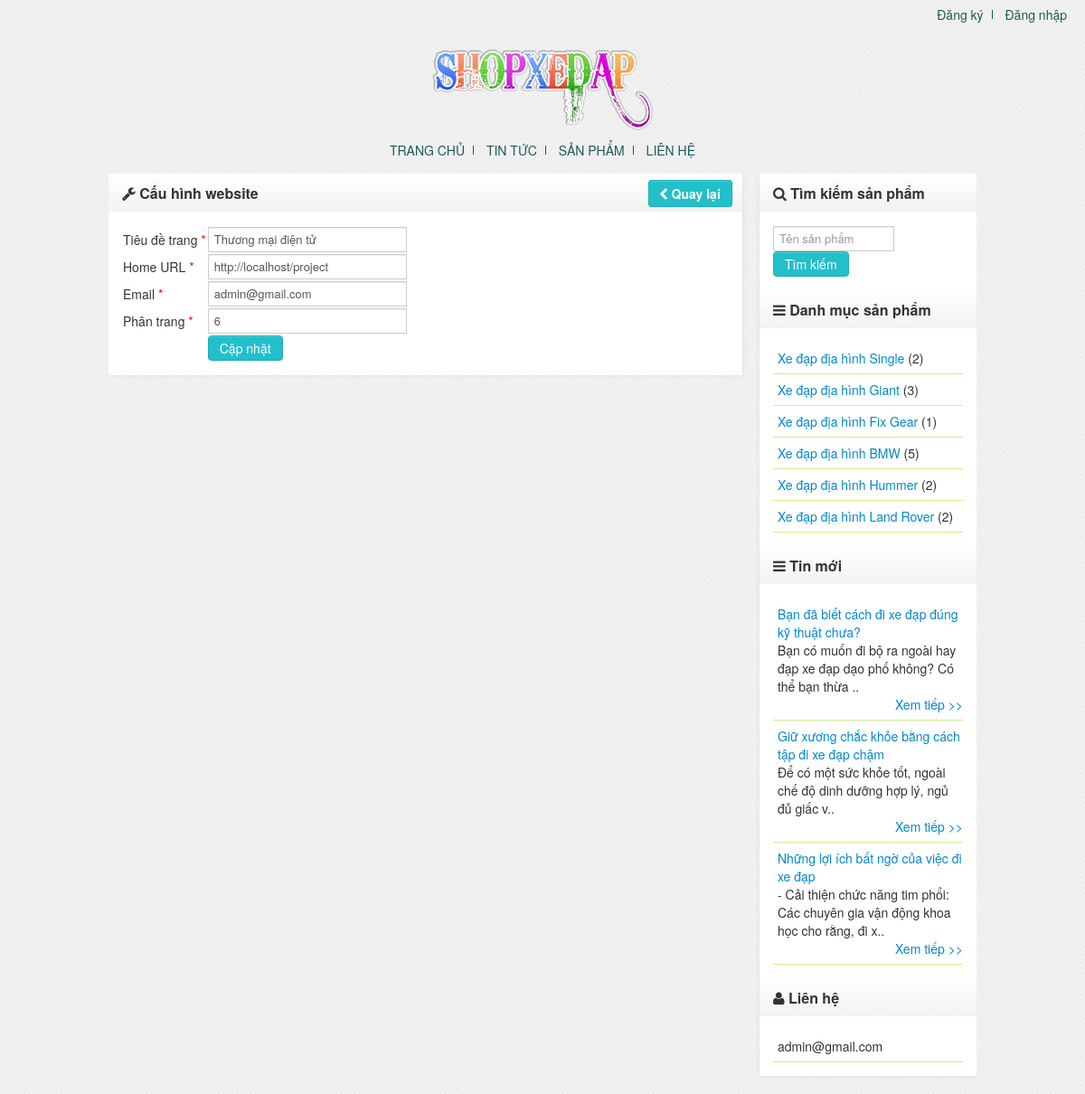
The page /admin/settings.php on the database its author committed.
### tables this page shows
CREATE TABLE IF NOT EXISTS `settings` (
  `title` varchar(150) NOT NULL,
  `home` varchar(150) NOT NULL,
  `email` varchar(150) NOT NULL,
  `page` int(11) NOT NULL
);

CREATE TABLE IF NOT EXISTS `categories` (
  `id` int(11) NOT NULL AUTO_INCREMENT,
  `cat_name` varchar(150) NOT NULL,
  `show` varchar(5) NOT NULL,
  PRIMARY KEY (`id`)
);

CREATE TABLE IF NOT EXISTS `articles` (
  `id` int(11) NOT NULL AUTO_INCREMENT,
  `articles_name` varchar(150) NOT NULL,
  `cat_id` int(11) NOT NULL,
  `show` varchar(5) NOT NULL,
  `content` text NOT NULL,
  `created` datetime NOT NULL,
  `comment` varchar(5) NOT NULL,
  PRIMARY KEY (`id`),
  KEY `catid_art` (`cat_id`)
);

### admin/settings.php (the view, shortened to what this page needs)
<?php
    require_once("../inc/header.php");
?>
<div class="widget">
    <div class="widget-title"><i class="icon-wrench"></i>&nbsp;Cấu hình website<span style="float: right;"><a href="<?php echo $set['home']; ?>/admin/" class="btn"><i class="icon-chevron-left"></i>&nbsp;Quay lại</a></span></span></div>
    <div class="widget-body">
    <form action="" method="POST" name="form1">
        <table>
            <tr>
                <td>Tiêu đề trang <span class="required">*</span></td>
                <td><input type="text" name="title" value="<?php echo $set['title']; ?>" required="required" /></td>
            </tr>
            <tr>
                <td>Home URL <span class="required">*</span></td>
                <td><input type="text" name="home" value="<?php echo $set['home']; ?>" required="required" /></td>
            </tr>
            <tr>
                <td>Email <span class="required">*</span></td>
                <td><input type="text" name="email" value="<?php echo $set['email']; ?>" required="required" /></td>
            </tr>
            <tr>
                <td>Phân trang <span class="required">*</span></td>
                <td><input type="text" name="page" value="<?php echo $set['page']; ?>" required="required" /></td>
            </tr>
            <tr>
                <td>&nbsp;</td>
                <td><input type="submit" name="submit" value="Cập nhật" class="btn" /></td>
            </tr>
        </table>
    </form>
    </div>
</div>
<?php
    require_once("../inc/footer.php");
?>

### inc/header.php (shortened to what this page needs)
<?php
    require_once("connect.php");
	if(isset($_COOKIE['user']))
		$account = $_COOKIE['user'];
	elseif(isset($_SESSION['user']))
		$account = $_SESSION['user'];
	else
		$account = '';
    $set = $connect -> query("SELECT * FROM `settings`") -> fetch_array(MYSQLI_ASSOC);
?>
<!DOCTYPE html PUBLIC "-//W3C//DTD XHTML 1.0 Transitional//EN" "http://www.w3.org/TR/xhtml1/DTD/xhtml1-transitional.dtd">
<html xmlns="http://www.w3.org/1999/xhtml">
<head>
	<link rel="stylesheet" href="<?php echo $set['home']; ?>/themes/style.css" />
	<link rel="stylesheet" href="<?php echo $set['home']; ?>/themes/bootstrap.css" />
	<link rel="stylesheet" href="<?php echo $set['home']; ?>/themes/font-awesome.css" />
</head>
<body>
<div id="header">
	<img src="<?php echo $set['home']; ?>/themes/logo.png" alt="logo" />
	<div id="top_menu">
		<ul>
			<?php
				if(empty($account)) {
					echo '<li class="b_right"><a href="'.$set['home'].'/register.php">Đăng ký</a></li>
			<li><a href="'.$set['home'].'/login.php">Đăng nhập</a></li>';
				}
			?>
		</ul>
	</div>
</div>
<div id="menu_container">
	<ul>
		<li class="b_right"><a href="<?php echo $set['home']; ?>/index.php">Trang chủ</a></li>
		<li class="b_right"><a href="<?php echo $set['home']; ?>/articles.php">Tin tức</a></li>
		<li class="b_right"><a href="<?php echo $set['home']; ?>/products.php">Sản phẩm</a></li>
		<li><a href="<?php echo $set['home']; ?>/contacts.php">Liên hệ</a></li>
	</ul>
</div>
<div id="content">
	<div id="body">

### inc/footer.php (shortened to what this page needs)
<div id="footer"></div>
</div>
<div id="sidebar">
    <div class="widget">
        <div class="widget-title"><i class="icon-search"></i>&nbsp;Tìm kiếm sản phẩm</div>
        <div class="widget-body">
            <form action="<?php echo $set['home']; ?>/search.php" name="form1" method="GET">
                <input type="text" name="key" placeholder="Tên sản phẩm" style="width: 57%"/>
                <input type="submit" class="btn" value="Tìm kiếm"/>
            </form>
        </div>
        <div class="widget-title"><i class="icon-reorder"></i>&nbsp;Danh mục sản phẩm</div>
        <div class="widget-body">
            <?php
            $sql = "SELECT * FROM `categories` WHERE `show` = 'true' ORDER BY `id` DESC";
            $result = $connect->query($sql);
            if ($result->fetch_array(MYSQLI_NUM) == 0)
                echo '<div class="alert alert-info"><i class="icon-info-sign"></i>&nbsp;Chưa có danh mục sản phẩm nào</div>';
            else {
                while ($row = $result->fetch_array(MYSQLI_ASSOC)) {
                    $cat_id = $row['id'];
                    $query = "SELECT COUNT(`id`) as total FROM `products` WHERE `show` = 'true' AND `cat_id` = '$cat_id'";
                    $res = $connect->query($query);
                    $rows = $res->fetch_array(MYSQLI_ASSOC);
                    $count = $rows['total'];
                    echo '<div class="cat_list"><a href="' . $set['home'] . '/categories.php?id=' . $row['id'] . '">' . $row['cat_name'] . '</a> (' . $count . ')</div>';
                }
            }
            ?>
        </div>
        <div class="widget-title"><i class="icon-reorder"></i>&nbsp;Tin mới</div>
        <div class="widget-body">
            <?php
            $sql = "SELECT * FROM `articles` WHERE `show` = 'true' ORDER BY `id` DESC LIMIT 0,5";
            $result = $connect->query($sql);
            if ($result->fetch_array(MYSQLI_NUM) == 0)
                echo '<div class="alert alert-info"><i class="icon-info-sign"></i>&nbsp;Chưa có tin tức nào</div>';
            else {
                echo '<marquee  behavior="scroll" scrollamount="2" direction="up" onmouseover="this.stop()" onmouseout="this.start()">';
                while ($row = $result->fetch_array(MYSQLI_ASSOC)) {
                    echo '<div class="cat_list"><a href="' . $set['home'] . '/articles.php?id=' . $row['id'] . '">' . $row['articles_name'] . '</a><div class="shortdesc">' . substr($row['content'], 0, 100) . '..</div><span style="float: right;"><a href="#">Xem tiếp >></a></span><br /></div>';
                }
                echo '</marquee>';
            }
            ?>
        </div>
        <div class="widget-title"><i class="icon-user"></i>&nbsp;Liên hệ</div>
        <div class="widget-body">
            <div class="cat_list"><?php echo $set['email']; ?></div>
        </div>
    </div>
</div>
</body>
</html>

### rows shown on the page
settings: home (picture), title "Thương mại điện tử", home "http://localhost/project", email "admin@gmail.com", page "6"
categories: cat_name "Xe đạp địa hình Single", count "2"
categories: cat_name "Xe đạp địa hình Giant", count "3"
categories: cat_name "Xe đạp địa hình Fix Gear", count "1"
categories: cat_name "Xe đạp địa hình BMW", count "5"
categories: cat_name "Xe đạp địa hình Hummer", count "2"
categories: cat_name "Xe đạp địa hình Land Rover", count "2"
articles: articles_name "Bạn đã biết cách đi xe đạp đúng kỹ thuật chưa?", content "Bạn có muốn đi bộ ra ngoài hay đạp xe đạp dạo phố không? Có thể bạn thừa"
articles: articles_name "Giữ xương chắc khỏe bằng cách tập đi xe đạp chậm", content "Để có một sức khỏe tốt, ngoài chế độ dinh dưỡng hợp lý, ngủ đủ giấc v"
articles: articles_name "Những lợi ích bất ngờ của việc đi xe đạp", content "- Cải thiện chức năng tim phổi: Các chuyên gia vận động khoa học cho rằng, đi x"
